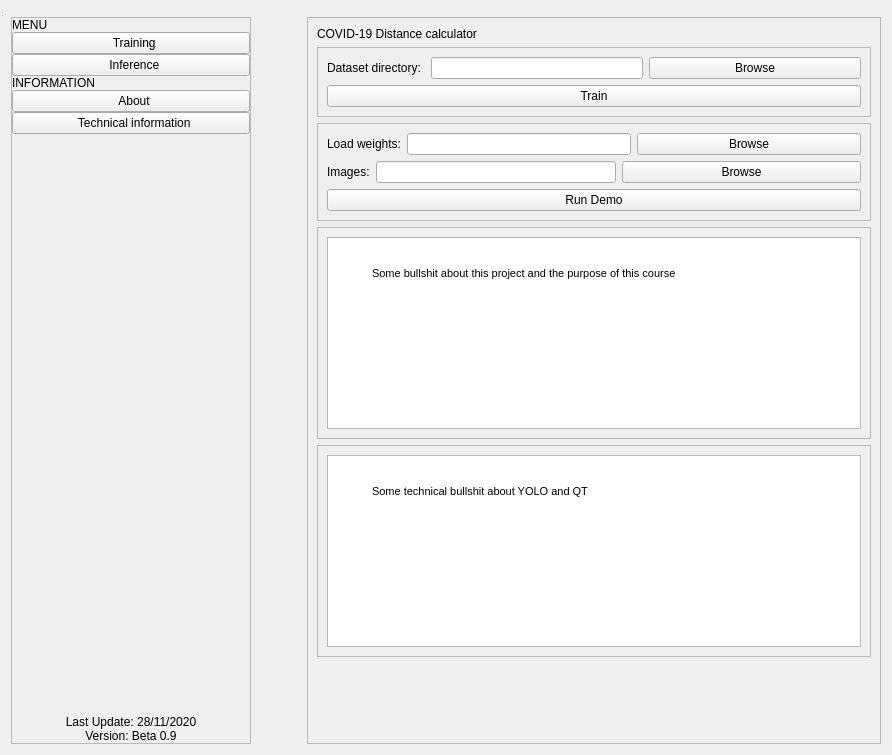
<?xml version="1.0" encoding="UTF-8"?>
<ui version="4.0">
 <class>MainWindow</class>
 <widget class="QWidget" name="MainWindow">
  <property name="geometry">
   <rect>
    <x>0</x>
    <y>0</y>
    <width>892</width>
    <height>755</height>
   </rect>
  </property>
  <property name="windowTitle">
   <string>MainWindow</string>
  </property>
  <property name="autoFillBackground">
   <bool>false</bool>
  </property>
  <property name="styleSheet">
   <string notr="true">@font-face {
  font-family: Roboto;
  src: url('https://fonts.googleapis.com/css2?family=Roboto:wght@100&amp;display=swap');
}

QMainWindow {
	font-family: Roboto;
}

#sidebar_bg {
	background-color:#343957;
}

#centralwidget {
	background-color: #f8f9fe;
	font-size: 12px;
}

QPushButton {
	border: none;
	background-color: #343957;
	color: white;
	font-size: 12px;
	padding: 15px 0 15px 10px;
}

QPushButton:hover {
	background-color: #6b51df;
}

QPushButton &gt; QLabel {
	color: white;
}

#sidebar_bg &gt; QLabel {
	color: white;
}

#heading_stats {
	font-size: 22px;
	color: #3d4465;
	margin-bottom: 0.5rem;
	font-weight: 500;
	line-height: 1.2;
}

#sidebar_bg &gt; QPushButton {
	text-align: left;
	padding-left: 15px;
}

#label_menu, #label_information {
	font-size: 16px;
	padding-top: 10px;
	padding-left: 15px;
	color: #627186;
}

QFrame &gt; QTextBrowser {
	background-color: #d4dbf9;
	border-radius: 10px;
}

#button_train_browse, #button_weights_browse, #button_images_browse {
	padding: 5px 0 5px 0;
}


</string>
  </property>
  <layout class="QGridLayout" name="gridLayout_4">
   <item row="0" column="0">
    <widget class="QMenuBar" name="menubar"/>
   </item>
   <item row="1" column="0">
    <layout class="QGridLayout" name="gridLayout_2">
     <item row="0" column="0">
      <layout class="QGridLayout" name="gridLayout">
       <property name="sizeConstraint">
        <enum>QLayout::SetDefaultConstraint</enum>
       </property>
       <item row="1" column="1">
        <spacer name="horizontalSpacer">
         <property name="orientation">
          <enum>Qt::Horizontal</enum>
         </property>
         <property name="sizeType">
          <enum>QSizePolicy::Maximum</enum>
         </property>
         <property name="sizeHint" stdset="0">
          <size>
           <width>50</width>
           <height>20</height>
          </size>
         </property>
        </spacer>
       </item>
       <item row="1" column="0">
        <widget class="QFrame" name="sidebar_bg">
         <property name="maximumSize">
          <size>
           <width>240</width>
           <height>16777215</height>
          </size>
         </property>
         <property name="frameShape">
          <enum>QFrame::StyledPanel</enum>
         </property>
         <property name="frameShadow">
          <enum>QFrame::Raised</enum>
         </property>
         <layout class="QVBoxLayout" name="verticalLayout">
          <property name="spacing">
           <number>0</number>
          </property>
          <property name="leftMargin">
           <number>0</number>
          </property>
          <property name="topMargin">
           <number>0</number>
          </property>
          <property name="rightMargin">
           <number>0</number>
          </property>
          <property name="bottomMargin">
           <number>0</number>
          </property>
          <item>
           <widget class="QLabel" name="label_menu">
            <property name="text">
             <string>MENU</string>
            </property>
           </widget>
          </item>
          <item>
           <widget class="QPushButton" name="button_training">
            <property name="sizePolicy">
             <sizepolicy hsizetype="Preferred" vsizetype="Fixed">
              <horstretch>0</horstretch>
              <verstretch>0</verstretch>
             </sizepolicy>
            </property>
            <property name="text">
             <string>  Training</string>
            </property>
            <property name="icon">
             <iconset>
              <normaloff>../../../Users/Mishas/Pictures/icons/bullseye-solid - white.svg</normaloff>../../../Users/Mishas/Pictures/icons/bullseye-solid - white.svg</iconset>
            </property>
            <property name="iconSize">
             <size>
              <width>24</width>
              <height>24</height>
             </size>
            </property>
           </widget>
          </item>
          <item>
           <widget class="QPushButton" name="button_inference">
            <property name="text">
             <string>  Inference</string>
            </property>
            <property name="icon">
             <iconset>
              <normaloff>../../../Users/Mishas/Pictures/icons/running-solid - white.svg</normaloff>../../../Users/Mishas/Pictures/icons/running-solid - white.svg</iconset>
            </property>
            <property name="iconSize">
             <size>
              <width>24</width>
              <height>24</height>
             </size>
            </property>
           </widget>
          </item>
          <item>
           <widget class="QLabel" name="label_information">
            <property name="text">
             <string>INFORMATION</string>
            </property>
           </widget>
          </item>
          <item>
           <widget class="QPushButton" name="button_about_us">
            <property name="text">
             <string>  About</string>
            </property>
            <property name="icon">
             <iconset>
              <normaloff>../../../Users/Mishas/Pictures/icons/users-solid - white.svg</normaloff>../../../Users/Mishas/Pictures/icons/users-solid - white.svg</iconset>
            </property>
            <property name="iconSize">
             <size>
              <width>24</width>
              <height>24</height>
             </size>
            </property>
           </widget>
          </item>
          <item>
           <widget class="QPushButton" name="button_technical_information">
            <property name="text">
             <string>  Technical information</string>
            </property>
            <property name="icon">
             <iconset>
              <normaloff>../../../Users/Mishas/Pictures/icons/cogs-solid - white.svg</normaloff>../../../Users/Mishas/Pictures/icons/cogs-solid - white.svg</iconset>
            </property>
            <property name="iconSize">
             <size>
              <width>24</width>
              <height>24</height>
             </size>
            </property>
           </widget>
          </item>
          <item>
           <spacer name="verticalSpacer">
            <property name="orientation">
             <enum>Qt::Vertical</enum>
            </property>
            <property name="sizeHint" stdset="0">
             <size>
              <width>20</width>
              <height>40</height>
             </size>
            </property>
           </spacer>
          </item>
          <item>
           <widget class="QLabel" name="label">
            <property name="text">
             <string>Last Update: 28/11/2020</string>
            </property>
            <property name="alignment">
             <set>Qt::AlignCenter</set>
            </property>
           </widget>
          </item>
          <item>
           <widget class="QLabel" name="label_2">
            <property name="text">
             <string>Version: Beta 0.9</string>
            </property>
            <property name="alignment">
             <set>Qt::AlignCenter</set>
            </property>
           </widget>
          </item>
         </layout>
        </widget>
       </item>
       <item row="1" column="2">
        <widget class="QFrame" name="app_container">
         <property name="frameShape">
          <enum>QFrame::StyledPanel</enum>
         </property>
         <property name="frameShadow">
          <enum>QFrame::Raised</enum>
         </property>
         <layout class="QVBoxLayout" name="verticalLayout_2">
          <item>
           <widget class="QLabel" name="heading_stats">
            <property name="enabled">
             <bool>true</bool>
            </property>
            <property name="whatsThis">
             <string/>
            </property>
            <property name="accessibleName">
             <string>h1</string>
            </property>
            <property name="text">
             <string>COVID-19 Distance calculator</string>
            </property>
           </widget>
          </item>
          <item>
           <widget class="QFrame" name="frame_training">
            <property name="frameShape">
             <enum>QFrame::StyledPanel</enum>
            </property>
            <property name="frameShadow">
             <enum>QFrame::Raised</enum>
            </property>
            <layout class="QGridLayout" name="gridLayout_6">
             <item row="0" column="0">
              <layout class="QVBoxLayout" name="verticalLayout_3">
               <item>
                <layout class="QHBoxLayout" name="horizontalLayout">
                 <item>
                  <widget class="QLabel" name="label_3">
                   <property name="sizePolicy">
                    <sizepolicy hsizetype="Fixed" vsizetype="Preferred">
                     <horstretch>0</horstretch>
                     <verstretch>0</verstretch>
                    </sizepolicy>
                   </property>
                   <property name="text">
                    <string>Dataset directory: </string>
                   </property>
                  </widget>
                 </item>
                 <item>
                  <widget class="QLineEdit" name="text_dataset">
                   <property name="sizePolicy">
                    <sizepolicy hsizetype="Preferred" vsizetype="Fixed">
                     <horstretch>0</horstretch>
                     <verstretch>0</verstretch>
                    </sizepolicy>
                   </property>
                  </widget>
                 </item>
                 <item>
                  <widget class="QPushButton" name="button_train_browse">
                   <property name="text">
                    <string>Browse</string>
                   </property>
                  </widget>
                 </item>
                </layout>
               </item>
               <item>
                <widget class="QPushButton" name="button_train_submit">
                 <property name="text">
                  <string>Train</string>
                 </property>
                </widget>
               </item>
              </layout>
             </item>
            </layout>
           </widget>
          </item>
          <item>
           <widget class="QFrame" name="frame">
            <property name="enabled">
             <bool>true</bool>
            </property>
            <property name="frameShape">
             <enum>QFrame::StyledPanel</enum>
            </property>
            <property name="frameShadow">
             <enum>QFrame::Raised</enum>
            </property>
            <layout class="QGridLayout" name="gridLayout_7">
             <item row="0" column="0">
              <layout class="QHBoxLayout" name="horizontalLayout_2">
               <item>
                <widget class="QLabel" name="label_4">
                 <property name="sizePolicy">
                  <sizepolicy hsizetype="Fixed" vsizetype="Preferred">
                   <horstretch>0</horstretch>
                   <verstretch>0</verstretch>
                  </sizepolicy>
                 </property>
                 <property name="text">
                  <string>Load weights:</string>
                 </property>
                </widget>
               </item>
               <item>
                <widget class="QLineEdit" name="text_weights">
                 <property name="sizePolicy">
                  <sizepolicy hsizetype="Preferred" vsizetype="Fixed">
                   <horstretch>0</horstretch>
                   <verstretch>0</verstretch>
                  </sizepolicy>
                 </property>
                </widget>
               </item>
               <item>
                <widget class="QPushButton" name="button_weights_browse">
                 <property name="text">
                  <string>Browse</string>
                 </property>
                </widget>
               </item>
              </layout>
             </item>
             <item row="1" column="0">
              <layout class="QHBoxLayout" name="horizontalLayout_3">
               <item>
                <widget class="QLabel" name="label_5">
                 <property name="sizePolicy">
                  <sizepolicy hsizetype="Fixed" vsizetype="Preferred">
                   <horstretch>0</horstretch>
                   <verstretch>0</verstretch>
                  </sizepolicy>
                 </property>
                 <property name="text">
                  <string>Images:</string>
                 </property>
                </widget>
               </item>
               <item>
                <widget class="QLineEdit" name="text_images">
                 <property name="sizePolicy">
                  <sizepolicy hsizetype="Preferred" vsizetype="Fixed">
                   <horstretch>0</horstretch>
                   <verstretch>0</verstretch>
                  </sizepolicy>
                 </property>
                </widget>
               </item>
               <item>
                <widget class="QPushButton" name="button_images_browse">
                 <property name="text">
                  <string>Browse</string>
                 </property>
                </widget>
               </item>
              </layout>
             </item>
             <item row="2" column="0">
              <widget class="QPushButton" name="pushButton">
               <property name="text">
                <string>Run Demo</string>
               </property>
              </widget>
             </item>
            </layout>
           </widget>
          </item>
          <item>
           <widget class="QFrame" name="frame_about">
            <property name="whatsThis">
             <string>&lt;html&gt;&lt;head/&gt;&lt;body&gt;&lt;p&gt;&lt;br/&gt;&lt;/p&gt;&lt;/body&gt;&lt;/html&gt;</string>
            </property>
            <property name="frameShape">
             <enum>QFrame::StyledPanel</enum>
            </property>
            <property name="frameShadow">
             <enum>QFrame::Raised</enum>
            </property>
            <layout class="QGridLayout" name="gridLayout_3">
             <item row="0" column="0">
              <widget class="QTextBrowser" name="textBrowser">
               <property name="sizePolicy">
                <sizepolicy hsizetype="Preferred" vsizetype="Preferred">
                 <horstretch>0</horstretch>
                 <verstretch>0</verstretch>
                </sizepolicy>
               </property>
               <property name="styleSheet">
                <string notr="true"/>
               </property>
               <property name="html">
                <string>&lt;!DOCTYPE HTML PUBLIC &quot;-//W3C//DTD HTML 4.0//EN&quot; &quot;http://www.w3.org/TR/REC-html40/strict.dtd&quot;&gt;
&lt;html&gt;&lt;head&gt;&lt;meta name=&quot;qrichtext&quot; content=&quot;1&quot; /&gt;&lt;style type=&quot;text/css&quot;&gt;
p, li { white-space: pre-wrap; }
&lt;/style&gt;&lt;/head&gt;&lt;body style=&quot; font-family:'MS Shell Dlg 2'; font-size:8.25pt; font-weight:400; font-style:normal;&quot;&gt;
&lt;p style=&quot;-qt-paragraph-type:empty; margin-top:12px; margin-bottom:12px; margin-left:40px; margin-right:40px; -qt-block-indent:0; text-indent:0px;&quot;&gt;&lt;br /&gt;&lt;/p&gt;
&lt;p style=&quot; margin-top:12px; margin-bottom:12px; margin-left:40px; margin-right:40px; -qt-block-indent:0; text-indent:0px;&quot;&gt;Some bullshit about this project and the purpose of this course&lt;/p&gt;&lt;/body&gt;&lt;/html&gt;</string>
               </property>
              </widget>
             </item>
            </layout>
           </widget>
          </item>
          <item>
           <widget class="QFrame" name="frame_technical">
            <property name="frameShape">
             <enum>QFrame::StyledPanel</enum>
            </property>
            <property name="frameShadow">
             <enum>QFrame::Raised</enum>
            </property>
            <layout class="QGridLayout" name="gridLayout_5">
             <item row="0" column="0">
              <widget class="QTextBrowser" name="textBrowser_3">
               <property name="sizePolicy">
                <sizepolicy hsizetype="Preferred" vsizetype="Preferred">
                 <horstretch>0</horstretch>
                 <verstretch>0</verstretch>
                </sizepolicy>
               </property>
               <property name="html">
                <string>&lt;!DOCTYPE HTML PUBLIC &quot;-//W3C//DTD HTML 4.0//EN&quot; &quot;http://www.w3.org/TR/REC-html40/strict.dtd&quot;&gt;
&lt;html&gt;&lt;head&gt;&lt;meta name=&quot;qrichtext&quot; content=&quot;1&quot; /&gt;&lt;style type=&quot;text/css&quot;&gt;
p, li { white-space: pre-wrap; }
&lt;/style&gt;&lt;/head&gt;&lt;body style=&quot; font-family:'MS Shell Dlg 2'; font-size:8.25pt; font-weight:400; font-style:normal;&quot;&gt;
&lt;p style=&quot;-qt-paragraph-type:empty; margin-top:12px; margin-bottom:12px; margin-left:40px; margin-right:40px; -qt-block-indent:0; text-indent:0px;&quot;&gt;&lt;br /&gt;&lt;/p&gt;
&lt;p style=&quot; margin-top:12px; margin-bottom:12px; margin-left:40px; margin-right:40px; -qt-block-indent:0; text-indent:0px;&quot;&gt;&lt;a name=&quot;output&quot;&gt;&lt;/a&gt;&lt;span style=&quot; font-size:8pt;&quot;&gt;S&lt;/span&gt;&lt;span style=&quot; font-size:8pt;&quot;&gt;ome technical bullshit about YOLO and QT&lt;/span&gt;&lt;/p&gt;
&lt;p style=&quot;-qt-paragraph-type:empty; margin-top:12px; margin-bottom:12px; margin-left:40px; margin-right:40px; -qt-block-indent:0; text-indent:0px; font-size:8pt;&quot;&gt;&lt;br /&gt;&lt;/p&gt;
&lt;p style=&quot;-qt-paragraph-type:empty; margin-top:12px; margin-bottom:12px; margin-left:40px; margin-right:40px; -qt-block-indent:0; text-indent:0px; font-size:8pt;&quot;&gt;&lt;br /&gt;&lt;/p&gt;&lt;/body&gt;&lt;/html&gt;</string>
               </property>
              </widget>
             </item>
            </layout>
           </widget>
          </item>
          <item>
           <spacer name="verticalSpacer_2">
            <property name="orientation">
             <enum>Qt::Vertical</enum>
            </property>
            <property name="sizeHint" stdset="0">
             <size>
              <width>20</width>
              <height>40</height>
             </size>
            </property>
           </spacer>
          </item>
         </layout>
        </widget>
       </item>
      </layout>
     </item>
    </layout>
   </item>
  </layout>
  <widget class="QStatusBar" name="statusbar">
   <property name="geometry">
    <rect>
     <x>0</x>
     <y>0</y>
     <width>3</width>
     <height>18</height>
    </rect>
   </property>
  </widget>
 </widget>
 <resources>
  <include location="style.qrc"/>
 </resources>
 <connections>
  <connection>
   <sender>button_about_us</sender>
   <signal>clicked()</signal>
   <receiver>frame_about</receiver>
   <slot>show()</slot>
   <hints>
    <hint type="sourcelabel">
     <x>176</x>
     <y>225</y>
    </hint>
    <hint type="destinationlabel">
     <x>373</x>
     <y>368</y>
    </hint>
   </hints>
  </connection>
  <connection>
   <sender>button_technical_information</sender>
   <signal>clicked()</signal>
   <receiver>frame_about</receiver>
   <slot>hide()</slot>
   <hints>
    <hint type="sourcelabel">
     <x>199</x>
     <y>273</y>
    </hint>
    <hint type="destinationlabel">
     <x>325</x>
     <y>392</y>
    </hint>
   </hints>
  </connection>
  <connection>
   <sender>button_about_us</sender>
   <signal>clicked()</signal>
   <receiver>frame_technical</receiver>
   <slot>hide()</slot>
   <hints>
    <hint type="sourcelabel">
     <x>134</x>
     <y>222</y>
    </hint>
    <hint type="destinationlabel">
     <x>326</x>
     <y>565</y>
    </hint>
   </hints>
  </connection>
  <connection>
   <sender>button_technical_information</sender>
   <signal>clicked()</signal>
   <receiver>frame_technical</receiver>
   <slot>show()</slot>
   <hints>
    <hint type="sourcelabel">
     <x>231</x>
     <y>262</y>
    </hint>
    <hint type="destinationlabel">
     <x>322</x>
     <y>551</y>
    </hint>
   </hints>
  </connection>
  <connection>
   <sender>button_inference</sender>
   <signal>clicked()</signal>
   <receiver>frame_about</receiver>
   <slot>hide()</slot>
   <hints>
    <hint type="sourcelabel">
     <x>126</x>
     <y>139</y>
    </hint>
    <hint type="destinationlabel">
     <x>323</x>
     <y>324</y>
    </hint>
   </hints>
  </connection>
  <connection>
   <sender>button_training</sender>
   <signal>clicked()</signal>
   <receiver>frame_about</receiver>
   <slot>hide()</slot>
   <hints>
    <hint type="sourcelabel">
     <x>165</x>
     <y>82</y>
    </hint>
    <hint type="destinationlabel">
     <x>330</x>
     <y>409</y>
    </hint>
   </hints>
  </connection>
  <connection>
   <sender>button_training</sender>
   <signal>clicked()</signal>
   <receiver>frame_technical</receiver>
   <slot>hide()</slot>
   <hints>
    <hint type="sourcelabel">
     <x>218</x>
     <y>79</y>
    </hint>
    <hint type="destinationlabel">
     <x>327</x>
     <y>582</y>
    </hint>
   </hints>
  </connection>
  <connection>
   <sender>button_inference</sender>
   <signal>clicked()</signal>
   <receiver>frame_technical</receiver>
   <slot>hide()</slot>
   <hints>
    <hint type="sourcelabel">
     <x>171</x>
     <y>132</y>
    </hint>
    <hint type="destinationlabel">
     <x>330</x>
     <y>578</y>
    </hint>
   </hints>
  </connection>
  <connection>
   <sender>button_training</sender>
   <signal>clicked()</signal>
   <receiver>frame_training</receiver>
   <slot>show()</slot>
   <hints>
    <hint type="sourcelabel">
     <x>228</x>
     <y>80</y>
    </hint>
    <hint type="destinationlabel">
     <x>326</x>
     <y>139</y>
    </hint>
   </hints>
  </connection>
  <connection>
   <sender>button_inference</sender>
   <signal>clicked()</signal>
   <receiver>frame_training</receiver>
   <slot>hide()</slot>
   <hints>
    <hint type="sourcelabel">
     <x>202</x>
     <y>138</y>
    </hint>
    <hint type="destinationlabel">
     <x>327</x>
     <y>157</y>
    </hint>
   </hints>
  </connection>
  <connection>
   <sender>button_about_us</sender>
   <signal>clicked()</signal>
   <receiver>frame_training</receiver>
   <slot>hide()</slot>
   <hints>
    <hint type="sourcelabel">
     <x>238</x>
     <y>220</y>
    </hint>
    <hint type="destinationlabel">
     <x>326</x>
     <y>170</y>
    </hint>
   </hints>
  </connection>
  <connection>
   <sender>button_technical_information</sender>
   <signal>clicked()</signal>
   <receiver>frame_training</receiver>
   <slot>hide()</slot>
   <hints>
    <hint type="sourcelabel">
     <x>243</x>
     <y>268</y>
    </hint>
    <hint type="destinationlabel">
     <x>331</x>
     <y>171</y>
    </hint>
   </hints>
  </connection>
  <connection>
   <sender>button_training</sender>
   <signal>clicked()</signal>
   <receiver>frame</receiver>
   <slot>hide()</slot>
   <hints>
    <hint type="sourcelabel">
     <x>108</x>
     <y>80</y>
    </hint>
    <hint type="destinationlabel">
     <x>340</x>
     <y>217</y>
    </hint>
   </hints>
  </connection>
  <connection>
   <sender>button_inference</sender>
   <signal>clicked()</signal>
   <receiver>frame</receiver>
   <slot>show()</slot>
   <hints>
    <hint type="sourcelabel">
     <x>90</x>
     <y>134</y>
    </hint>
    <hint type="destinationlabel">
     <x>332</x>
     <y>246</y>
    </hint>
   </hints>
  </connection>
  <connection>
   <sender>button_about_us</sender>
   <signal>clicked()</signal>
   <receiver>frame</receiver>
   <slot>hide()</slot>
   <hints>
    <hint type="sourcelabel">
     <x>85</x>
     <y>225</y>
    </hint>
    <hint type="destinationlabel">
     <x>337</x>
     <y>300</y>
    </hint>
   </hints>
  </connection>
  <connection>
   <sender>button_technical_information</sender>
   <signal>clicked()</signal>
   <receiver>frame</receiver>
   <slot>hide()</slot>
   <hints>
    <hint type="sourcelabel">
     <x>67</x>
     <y>289</y>
    </hint>
    <hint type="destinationlabel">
     <x>362</x>
     <y>303</y>
    </hint>
   </hints>
  </connection>
 </connections>
</ui>
